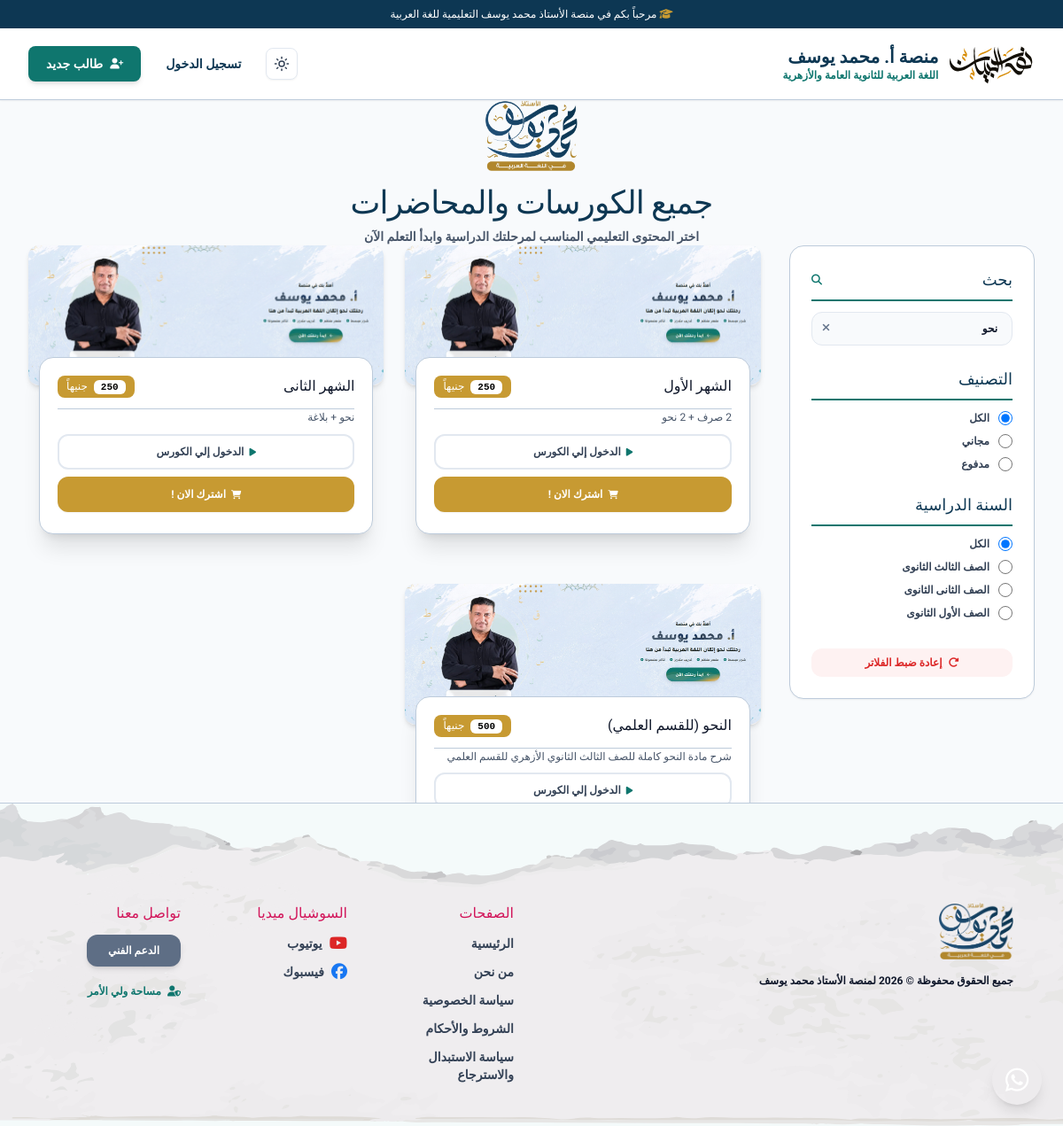
Page /courses.php?search=نحو on the committed database.
### tables this page shows
CREATE TABLE `Year` (
  `id` varchar(50) NOT NULL,
  `name` varchar(255) NOT NULL,
  `image` text DEFAULT NULL,
  `order` int(11) DEFAULT 0,
  `hasSpecializations` tinyint(1) DEFAULT 0,
  `createdAt` datetime DEFAULT current_timestamp(),
  `updatedAt` datetime DEFAULT current_timestamp() ON UPDATE current_timestamp(),
  `nahwLink` text DEFAULT NULL,
  `sarfLink` text DEFAULT NULL,
  `balaghaLink` text DEFAULT NULL,
  `adabLink` text DEFAULT NULL,
  PRIMARY KEY (`id`)
);

CREATE TABLE `Course` (
  `id` varchar(50) NOT NULL,
  `title` varchar(255) NOT NULL,
  `description` text DEFAULT NULL,
  `price` double NOT NULL DEFAULT 0,
  `thumbnail` text DEFAULT NULL,
  `sectionId` varchar(50) DEFAULT NULL,
  `order` int(11) DEFAULT 0,
  `published` tinyint(1) DEFAULT 1,
  `featured` tinyint(1) DEFAULT 0,
  `specialization` enum('ADABI','ELMI') DEFAULT NULL,
  `createdAt` datetime DEFAULT current_timestamp(),
  `updatedAt` datetime DEFAULT current_timestamp() ON UPDATE current_timestamp(),
  PRIMARY KEY (`id`),
  KEY `sectionId` (`sectionId`),
  CONSTRAINT `Course_ibfk_1` FOREIGN KEY (`sectionId`) REFERENCES `Section` (`id`) ON DELETE SET NULL
);

### courses.php (the view, shortened to what this page needs)
<?php
require_once __DIR__ . '/includes/header.php';
$db = getDB();
$yearsStmt = $db->query("SELECT id, name FROM Year ORDER BY `order` ASC, createdAt ASC");
$years = $yearsStmt->fetchAll();
$search = trim($_GET['search'] ?? '');
$type = trim($_GET['type'] ?? '');
$selectedYear = trim($_GET['year'] ?? '');
$page = max(1, (int)($_GET['page'] ?? 1));
$limit = 9;
$offset = ($page - 1) * $limit;
$where = ["published = 1"];
$params = [];
if ($search !== '') {
    $where[] = "(title LIKE ? OR description LIKE ?)";
    $params[] = "%{$search}%";
    $params[] = "%{$search}%";
}
$whereSql = implode(' AND ', $where);
$coursesStmt = $db->prepare("
    SELECT * FROM Course
    WHERE {$whereSql}
    ORDER BY `order` ASC, createdAt DESC
    LIMIT {$limit} OFFSET {$offset}
");
$coursesStmt->execute($params);
$courses = $coursesStmt->fetchAll();
$fullEnrolledCourseIds = [];
$lessonEnrolledCourseIds = [];
function filterUrl($key, $val) {
    $q = $_GET;
    if ($val === '' || $val === null) {
        unset($q[$key]);
    } else {
        $q[$key] = $val;
    }
    $q['page'] = 1;
    return '?' . http_build_query($q);
}
?>
<div class="min-h-screen bg-slate-50/60 pb-28">
    <div class="flex flex-col justify-center items-center pt-24 pb-8">
        <a href="/" class="transition-transform hover:scale-105 duration-300">
            <img src="/public/identity/logo.png" alt="Logo" class="h-20 w-auto object-contain mx-auto mb-4 drop-shadow-sm">
        </a>
        <h1 class="text-3xl md:text-4xl font-black text-[#0d3753] tracking-tight">جميع الكورسات والمحاضرات</h1>
        <p class="text-sm font-bold text-slate-500 mt-2">اختر المحتوى التعليمي المناسب لمرحلتك الدراسية وابدأ التعلم الآن</p>
    </div>
    <div class="max-w-7xl mx-auto px-4 sm:px-6 lg:px-8">
        <div class="flex flex-col gap-8 lg:flex-row" dir="rtl">
            <aside class="w-full lg:w-1/4 space-y-6 rounded-2xl bg-white dark:bg-[#12283a] p-6 shadow-sm border border-slate-200/80 dark:border-slate-800 h-fit sticky top-24">
                <div>
                    <h3 class="mb-3 text-lg font-black text-[#0d3753] dark:text-white border-b-2 border-[#0f766e] pb-2 flex items-center justify-between">
                        <span>بحث</span>
                        <i class="fa-solid fa-magnifying-glass text-xs text-[#0f766e]"></i>
                    </h3>
                    <form method="GET" action="" class="relative">
                        <input
                            type="text"
                            name="search"
                            placeholder="ابحث عن كورس..."
                            value="<?= htmlspecialchars($search) ?>"
                            class="w-full rounded-xl border border-slate-200 dark:border-slate-700 bg-slate-50 dark:bg-slate-800/80 px-4 py-2.5 text-xs font-bold text-slate-800 dark:text-slate-100 placeholder-slate-400 outline-none transition focus:border-[#0f766e] focus:bg-white dark:focus:bg-slate-800 focus:ring-2 focus:ring-[#0f766e]/20"
                        />
                        <?php if ($search): ?>
                            <a href="<?= filterUrl('search', '') ?>" class="absolute left-3 top-2.5 text-slate-400 hover:text-slate-600 dark:hover:text-slate-200 text-xs">
                                <i class="fa-solid fa-xmark"></i>
                            </a>
                        <?php endif; ?>
                    </form>
                </div>
                <div>
                    <h3 class="mb-3 text-lg font-black text-[#0d3753] dark:text-white border-b-2 border-[#0f766e] pb-2">التصنيف</h3>
                    <div class="flex flex-col gap-2.5 text-xs font-bold text-slate-700 dark:text-slate-300">
                        <label class="flex items-center gap-2.5 cursor-pointer hover:text-[#0f766e] dark:hover:text-teal-400 transition">
                            <input type="radio" name="filter_type" onchange="location.href='<?= filterUrl('type', '') ?>'" <?= $type === '' ? 'checked' : '' ?> class="w-4 h-4 text-[#0f766e] accent-[#0f766e]">
                            <span>الكل</span>
                        </label>
                        <label class="flex items-center gap-2.5 cursor-pointer hover:text-[#0f766e] dark:hover:text-teal-400 transition">
                            <input type="radio" name="filter_type" onchange="location.href='<?= filterUrl('type', 'free') ?>'" <?= $type === 'free' ? 'checked' : '' ?> class="w-4 h-4 text-[#0f766e] accent-[#0f766e]">
                            <span>مجاني</span>
                        </label>
                        <label class="flex items-center gap-2.5 cursor-pointer hover:text-[#0f766e] dark:hover:text-teal-400 transition">
                            <input type="radio" name="filter_type" onchange="location.href='<?= filterUrl('type', 'paid') ?>'" <?= $type === 'paid' ? 'checked' : '' ?> class="w-4 h-4 text-[#0f766e] accent-[#0f766e]">
                            <span>مدفوع</span>
                        </label>
                    </div>
                </div>
                <div>
                    <h3 class="mb-3 text-lg font-black text-[#0d3753] dark:text-white border-b-2 border-[#0f766e] pb-2">السنة الدراسية</h3>
                    <div class="flex flex-col gap-2.5 text-xs font-bold text-slate-700 dark:text-slate-300">
                        <label class="flex items-center gap-2.5 cursor-pointer hover:text-[#0f766e] dark:hover:text-teal-400 transition">
                            <input type="radio" name="filter_year" onchange="location.href='<?= filterUrl('year', '') ?>'" <?= $selectedYear === '' ? 'checked' : '' ?> class="w-4 h-4 text-[#0f766e] accent-[#0f766e]">
                            <span>الكل</span>
                        </label>
                        <?php foreach ($years as $y): ?>
                            <label class="flex items-center gap-2.5 cursor-pointer hover:text-[#0f766e] dark:hover:text-teal-400 transition">
                                <input type="radio" name="filter_year" onchange="location.href='<?= filterUrl('year', $y['id']) ?>'" <?= $selectedYear === $y['id'] ? 'checked' : '' ?> class="w-4 h-4 text-[#0f766e] accent-[#0f766e]">
                                <span><?= htmlspecialchars($y['name']) ?></span>
                            </label>
                        <?php endforeach; ?>
                    </div>
                </div>
                <?php if ($search || $type || $selectedYear): ?>
                    <div class="pt-2">
                        <a href="/courses.php" class="block w-full text-center py-2 rounded-xl text-xs font-bold text-red-600 bg-red-50 hover:bg-red-100 transition">
                            <i class="fa-solid fa-rotate-right ml-1"></i> إعادة ضبط الفلاتر
                        </a>
                    </div>
                <?php endif; ?>
            </aside>
            <div class="w-full lg:w-3/4 space-y-8">
                <?php if (empty($courses)): ?>
                    <div class="py-20 text-center rounded-2xl bg-white border border-slate-200/80 p-8 shadow-sm">
                        <div class="w-16 h-16 rounded-full bg-slate-100 text-slate-400 flex items-center justify-center mx-auto mb-4 text-2xl">
                            <i class="fa-solid fa-box-open"></i>
                        </div>
                        <h3 class="text-lg font-bold text-slate-800 mb-1">لا توجد كورسات مطابقة لبحثك</h3>
                        <p class="text-xs text-slate-500 mb-4">جرب البحث بكلمات أخرى أو اختر مرحلة دراسية مختلفة</p>
                        <a href="/courses.php" class="inline-flex items-center gap-2 px-5 py-2.5 rounded-xl bg-[#0f766e] text-white text-xs font-bold hover:bg-[#0d635c] transition">
                            عرض جميع الكورسات
                        </a>
                    </div>
                <?php else: ?>
                    <div class="grid grid-cols-1 md:grid-cols-2 xl:grid-cols-3 gap-6">
                        <?php foreach ($courses as $c): ?>
                            <?php
                                $isFullEnrolled = in_array($c['id'], $fullEnrolledCourseIds);
                                $isLessonEnrolled = in_array($c['id'], $lessonEnrolledCourseIds);
                                $thumb = $c['thumbnail'] ?: '/public/identity/logo.png';
                            ?>
                            <div class="group relative max-w-[540px] max-lg:max-w-full">
                                <div class="w-full overflow-hidden rounded-xl shadow-md bg-slate-100 aspect-video">
                                    <img
                                        src="<?= htmlspecialchars($thumb) ?>"
                                        alt="<?= htmlspecialchars($c['title']) ?>"
                                        class="w-full h-full object-cover transform transition duration-500 ease-out group-hover:scale-110 group-hover:brightness-105"
                                        loading="lazy"
                                    />
                                </div>
                                <div class="px-3">
                                    <div class="duration-300 min-h-[200px] -translate-y-8 space-y-3.5 rounded-2xl bg-white dark:bg-[#12283a] px-5 py-5 shadow-xl border border-slate-100 dark:border-slate-800 transition-all group-hover:-translate-y-9 group-hover:shadow-2xl">
                                        <div class="flex items-start justify-between border-b border-slate-100 dark:border-slate-800 pb-3 gap-2">
                                            <h2 class="text-base font-black text-slate-900 dark:text-white group-hover:text-[#0f766e] dark:group-hover:text-teal-400 transition-colors line-clamp-1">
                                                <?= htmlspecialchars($c['title']) ?>
                                            </h2>
                                            <div class="max-h-fit rounded-lg bg-[#c79a32] px-2.5 py-1 text-center text-xs font-black text-white shrink-0 transition-transform duration-300 group-hover:rotate-2">
                                                <?php if ($isFullEnrolled): ?>
                                                    <span class="rounded-md bg-emerald-600 text-white px-2 py-0.5 text-[11px] font-black">مشترك في الكورس كاملاً</span>
                                                <?php elseif ($isLessonEnrolled): ?>
                                                    <span class="rounded-md bg-amber-500 text-white px-2 py-0.5 text-[11px] font-black">مشترك في حصة منفصلة</span>
                                                <?php elseif ($c['price'] > 0): ?>
                                                    <span class="ml-1 rounded-md bg-white px-2 py-0.5 text-black font-mono text-[11px] font-bold"><?= number_format((float)$c['price'], 0) ?></span> جنيهاً
                                                <?php else: ?>
                                                    مجاني
                                                <?php endif; ?>
                                            </div>
                                        </div>
                                        <div class="space-y-2">
                                            <p class="font-normal text-slate-500 dark:text-slate-400 text-xs line-clamp-2 leading-relaxed">
                                                <?= htmlspecialchars($c['description'] ?: 'شرح وتدريبات تفاعلية متكاملة لمادة اللغة العربية') ?>
                                            </p>
                                        </div>
                                        <div class="flex flex-col justify-center gap-2 pt-2">
                                            <a href="/course.php?id=<?= urlencode($c['id']) ?>" class="w-full">
                                                <button class="w-full py-2.5 rounded-xl font-bold text-xs border-2 border-slate-200 dark:border-slate-700 bg-white dark:bg-slate-800/80 text-slate-700 dark:text-slate-200 transition duration-200 hover:-translate-y-[2px] hover:border-[#c79a32] hover:bg-slate-50 dark:hover:bg-slate-800 flex items-center justify-center gap-1.5">
                                                    <i class="fa-solid fa-play text-[10px] text-[#0f766e] dark:text-teal-400"></i>
                                                    <span><?= $isLessonEnrolled ? 'الدخول لمتابعة الحصة' : 'الدخول إلي الكورس' ?></span>
                                                </button>
                                            </a>
                                            <?php if (!$isFullEnrolled && $c['price'] > 0): ?>
                                                <a href="/purchase.php?id=<?= urlencode($c['id']) ?>" class="w-full">
                                                    <button class="w-full py-2.5 rounded-xl font-bold text-xs border-2 border-[#c79a32] bg-[#c79a32] text-white transition duration-200 hover:-translate-y-[2px] hover:bg-[#b08728] shadow-sm flex items-center justify-center gap-1.5">
                                                        <i class="fa-solid fa-cart-shopping text-[10px]"></i>
                                                        <span><?= $isLessonEnrolled ? 'ترقية للكورس كاملاً (' . number_format($c['price'], 0) . ' ج.م)' : 'اشترك الان !' ?></span>
                                                    </button>
                                                </a>
                                            <?php endif; ?>
                                        </div>
                                    </div>
                                </div>
                            </div>
                        <?php endforeach; ?>
                    </div>
                <?php endif; ?>
            </div>
        </div>
    </div>
</div>
<?php require_once __DIR__ . '/includes/footer.php'; ?>

### includes/header.php (style rules this page uses)
:root { --font-family: 'Almarai', 'Cairo', sans-serif; --PPBackgroundColor: #ffffff; --PPrimaryColor: #0f766e; --PButtonColor: #c79a32; --PTextColor: #111a14; --PCardColor: #f4f8fa; --PThirdColor: #0d3753; }
body { font-family: 'Almarai', 'Cairo', system-ui, sans-serif; background-color: #f8fafc; color: #0f172a; direction: rtl; overflow-x: hidden; transition: background-color 0.2s ease, color 0.2s ease; }

### rows in the picture
year: filter_year "☐ الصف الثالث الثانوى", name "الصف الثالث الثانوى"
year: filter_year "☐ الصف الثانى الثانوى", name "الصف الثانى الثانوى"
year: filter_year "☐ الصف الأول الثانوى", name "الصف الأول الثانوى"
course: thumbnail (picture), title "الشهر الأول", price "250", description "2 صرف + 2 نحو", shows "الدخول إلي الكورس", shows "اشترك الان !"
course: thumbnail (picture), title "الشهر الثانى", price "250", description "نحو + بلاغة", shows "الدخول إلي الكورس", shows "اشترك الان !"
course: thumbnail (picture), title "النحو (للقسم العلمي)", price "500", description "شرح مادة النحو كاملة للصف الثالث الثانوي الأزهري للقسم العلمي", shows "الدخول إلي الكورس"
